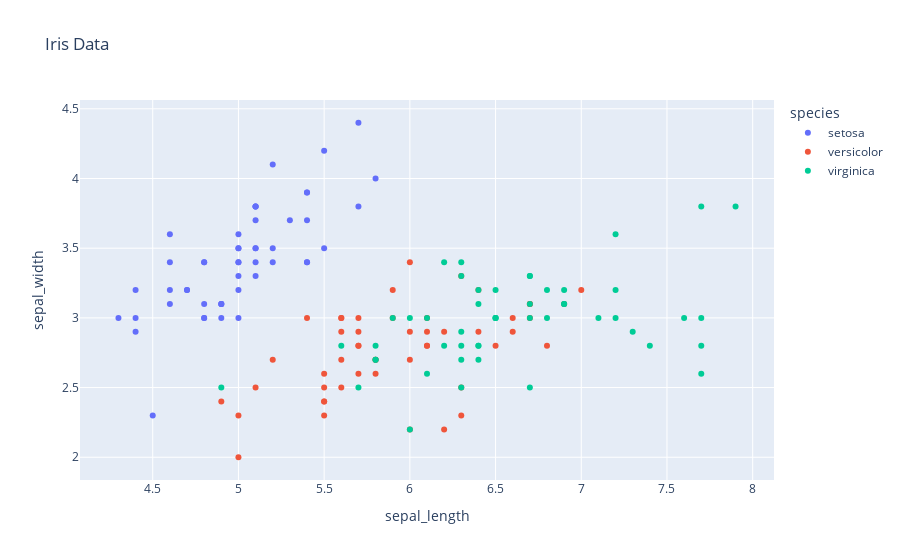

Here is the notebook cell this chart was saved with:
### Markdown cell above
### 3.3 Using The New Package
Finally, it's time to use the newly installed package! Pick a dataset from the [data package](https://plotly.com/python-api-reference/generated/plotly.data.html) that is a part of Plotly. 


### 3.3.1 (10 points):

Create a graph using one of these datasets. You can use the documentation for inspiration, but try to change the variables around so you get to really experience the package! Make sure to include titles and axis labels!

### Code cell
import plotly.express as px

df = px.data.iris()
iris_data = px.scatter(df, x="sepal_length", y="sepal_width", color="species",
                title="Iris Data")
iris_data.show()

### Figure 1 — Plotly figure (JSON) as saved in the notebook; plotly's stock layout.template omitted (floating-point values rounded to 4 significant figures)
{"data": [{"hovertemplate": "species=setosa<br>sepal_length=%{x}<br>sepal_width=%{y}<extra></extra>", "legendgroup": "setosa", "marker": {"color": "#636efa", "symbol": "circle"}, "mode": "markers", "name": "setosa", "orientation": "v", "showlegend": true, "type": "scatter", "x": [5.1, 4.9, 4.7, 4.6, 5, 5.4, 4.6, 5, 4.4, 4.9, 5.4, 4.8, 4.8, 4.3, 5.8, 5.7, 5.4, 5.1, 5.7, 5.1, 5.4, 5.1, 4.6, 5.1, 4.8, 5, 5, 5.2, 5.2, 4.7, 4.8, 5.4, 5.2, 5.5, 4.9, 5, 5.5, 4.9, 4.4, 5.1, 5, 4.5, 4.4, 5, 5.1, 4.8, 5.1, 4.6, 5.3, 5], "xaxis": "x", "y": [3.5, 3, 3.2, 3.1, 3.6, 3.9, 3.4, 3.4, 2.9, 3.1, 3.7, 3.4, 3, 3, 4, 4.4, 3.9, 3.5, 3.8, 3.8, 3.4, 3.7, 3.6, 3.3, 3.4, 3, 3.4, 3.5, 3.4, 3.2, 3.1, 3.4, 4.1, 4.2, 3.1, 3.2, 3.5, 3.1, 3, 3.4, 3.5, 2.3, 3.2, 3.5, 3.8, 3, 3.8, 3.2, 3.7, 3.3], "yaxis": "y"}, {"hovertemplate": "species=versicolor<br>sepal_length=%{x}<br>sepal_width=%{y}<extra></extra>", "legendgroup": "versicolor", "marker": {"color": "#EF553B", "symbol": "circle"}, "mode": "markers", "name": "versicolor", "orientation": "v", "showlegend": true, "type": "scatter", "x": [7, 6.4, 6.9, 5.5, 6.5, 5.7, 6.3, 4.9, 6.6, 5.2, 5, 5.9, 6, 6.1, 5.6, 6.7, 5.6, 5.8, 6.2, 5.6, 5.9, 6.1, 6.3, 6.1, 6.4, 6.6, 6.8, 6.7, 6, 5.7, 5.5, 5.5, 5.8, 6, 5.4, 6, 6.7, 6.3, 5.6, 5.5, 5.5, 6.1, 5.8, 5, 5.6, 5.7, 5.7, 6.2, 5.1, 5.7], "xaxis": "x", "y": [3.2, 3.2, 3.1, 2.3, 2.8, 2.8, 3.3, 2.4, 2.9, 2.7, 2, 3, 2.2, 2.9, 2.9, 3.1, 3, 2.7, 2.2, 2.5, 3.2, 2.8, 2.5, 2.8, 2.9, 3, 2.8, 3, 2.9, 2.6, 2.4, 2.4, 2.7, 2.7, 3, 3.4, 3.1, 2.3, 3, 2.5, 2.6, 3, 2.6, 2.3, 2.7, 3, 2.9, 2.9, 2.5, 2.8], "yaxis": "y"}, {"hovertemplate": "species=virginica<br>sepal_length=%{x}<br>sepal_width=%{y}<extra></extra>", "legendgroup": "virginica", "marker": {"color": "#00cc96", "symbol": "circle"}, "mode": "markers", "name": "virginica", "orientation": "v", "showlegend": true, "type": "scatter", "x": [6.3, 5.8, 7.1, 6.3, 6.5, 7.6, 4.9, 7.3, 6.7, 7.2, 6.5, 6.4, 6.8, 5.7, 5.8, 6.4, 6.5, 7.7, 7.7, 6, 6.9, 5.6, 7.7, 6.3, 6.7, 7.2, 6.2, 6.1, 6.4, 7.2, 7.4, 7.9, 6.4, 6.3, 6.1, 7.7, 6.3, 6.4, 6, 6.9, 6.7, 6.9, 5.8, 6.8, 6.7, 6.7, 6.3, 6.5, 6.2, 5.9], "xaxis": "x", "y": [3.3, 2.7, 3, 2.9, 3, 3, 2.5, 2.9, 2.5, 3.6, 3.2, 2.7, 3, 2.5, 2.8, 3.2, 3, 3.8, 2.6, 2.2, 3.2, 2.8, 2.8, 2.7, 3.3, 3.2, 2.8, 3, 2.8, 3, 2.8, 3.8, 2.8, 2.8, 2.6, 3, 3.4, 3.1, 3, 3.1, 3.1, 3.1, 2.7, 3.2, 3.3, 3, 2.5, 3, 3.4, 3], "yaxis": "y"}], "layout": {"legend": {"title": {"text": "species"}, "tracegroupgap": 0}, "title": {"text": "Iris Data"}, "xaxis": {"anchor": "y", "domain": [0, 1], "title": {"text": "sepal_length"}}, "yaxis": {"anchor": "x", "domain": [0, 1], "title": {"text": "sepal_width"}}}}
